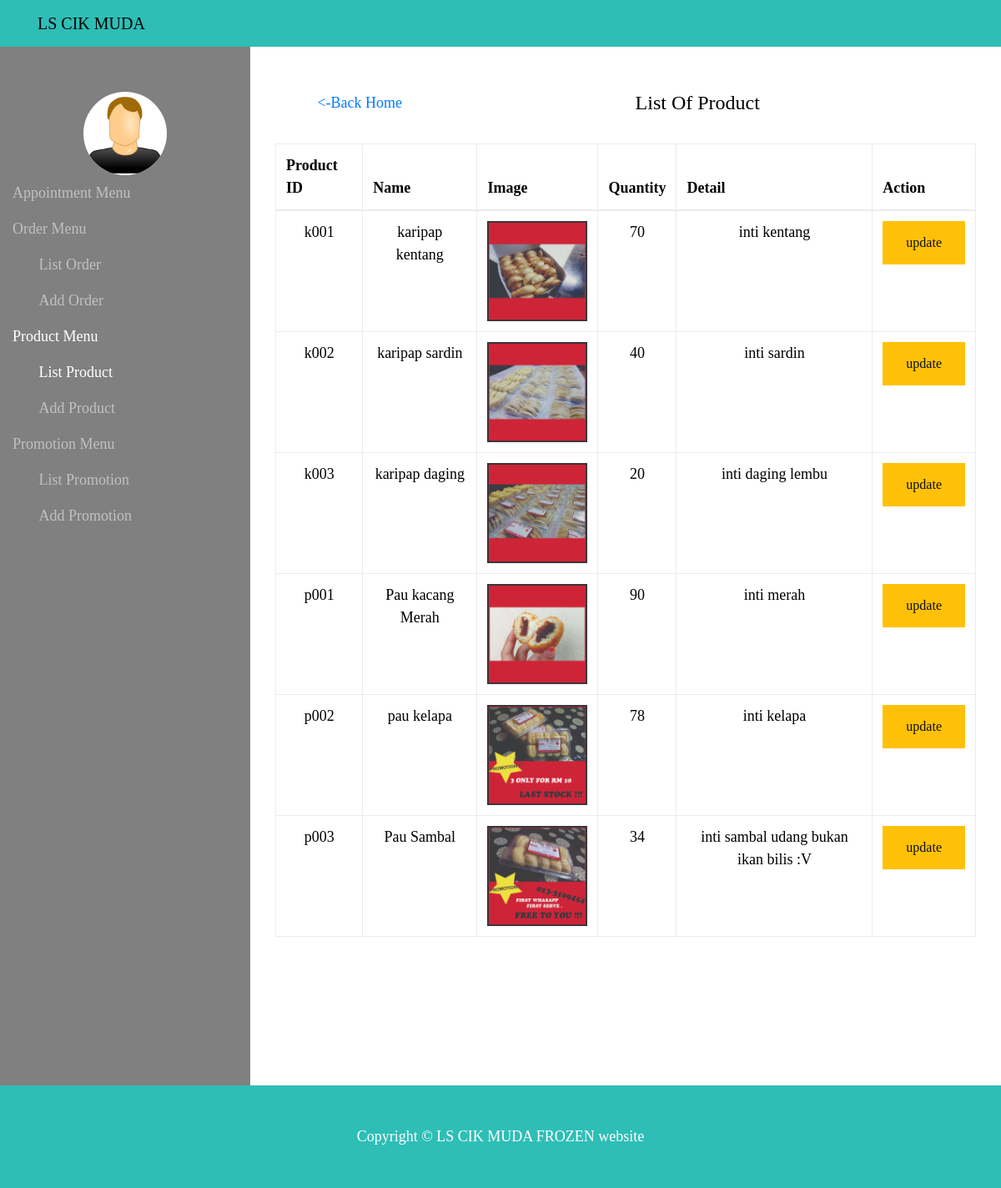
The page /staff/listproduct.php (signed in) on the database its author committed.
### tables this page shows
CREATE TABLE IF NOT EXISTS `product` (
  `productid` varchar(10) NOT NULL,
  `productname` varchar(50) NOT NULL,
  `image` varchar(100) NOT NULL,
  `quantity` int(4) NOT NULL,
  `price` int(3) NOT NULL,
  `detail` varchar(100) NOT NULL
);

### staff/listproduct.php (the view, shortened to what this page needs)
<?php
  include '../connect/dbconfig.php';
?>
<!DOCTYPE html>
<html lang="en">
<head>
  <link href="../vendor/bootstrap/css/bootstrap.css" rel="stylesheet">
  <link href="../css/shop-homepage.css" rel="stylesheet">
</head>
<body>
  <nav class="navbar navbar-expand-lg navbar-dark bg-dark fixed-top">
    <div class="container">
      <a class="navbar-brand" href="#">LS CIK MUDA</a>
    </div>
  </nav>
  <div class="col-lg-12">
    <div class="row">
     <div class="col-3" style="background-color: gray; ">
        <nav class="navbar-dark">
          <br><br>
          <div style="text-align:center;">
            <img src="../icon/usericon.png" alt="Avatar" style="text-align:center; width:100px; background-color:white; border-radius: 50%;" align="middle">
          </div>
          <div id="navbarResponsive">
            <ul class="navbar-nav ml-auto">
              <li class="nav-item ">
                <a class="nav-link" href="../staff/appointment.php">Appointment Menu</a>
              </li>
              <li class="nav-item ">
                <a class="nav-link" href="../staff/listorder.php">Order Menu</a>
                <ul class="navbar-nav ml-auto">
                  <li  class="nav-item "><a class="nav-link" href="../staff/listorder.php"> &nbsp;  &nbsp;  &nbsp;  &nbsp;List Order</a></li>
                  <li  class="nav-item "><a class="nav-link" href="../staff/addorder.php"> &nbsp;  &nbsp;  &nbsp;  &nbsp;Add Order</a></li>
                </ul>
              </li>
              <li class="nav-item active">
                <a class="nav-link" href="../staff/listproduct.php">Product Menu</a>
                <ul class="navbar-nav ml-auto">
                  <li  class="nav-item active"><a class="nav-link" href="../staff/listproduct.php"> &nbsp;  &nbsp;  &nbsp;  &nbsp;List Product</a></li>
                  <li  class="nav-item"><a class="nav-link" href="../staff/addproduct.php"> &nbsp;  &nbsp;  &nbsp;  &nbsp;Add Product</a></li>
                </ul>
              </li>
              <li class="nav-item ">
                <a class="nav-link" href="../staff/listpromotion.php">Promotion Menu</a>
                <ul class="navbar-nav ml-auto">
                  <li  class="nav-item"><a class="nav-link" href="../staff/listpromotion.php"> &nbsp;  &nbsp;  &nbsp;  &nbsp;List Promotion</a></li>
                  <li  class="nav-item"><a class="nav-link" href="../staff/addpromotion.php"> &nbsp;  &nbsp;  &nbsp;  &nbsp;Add Promotion</a></li>
                  <br><br><br><br>
                </ul>
              </li>
            </ul>
          </div>
        </nav>
      </div>
      <div class="col-9" style="background-color: white; text-align: center;">
        <div class="container">
          <br><br>
          <div class="row col-lg-12">
          <div class="col-lg-3"><a href="../staff/staffhome.php"><-Back Home</a></div><div class="col-lg-9"><h4>List Of Product</h4></div><div class="col-lg-3" style="text-align:right"></div>
        </div>
        <br>
            <table class="table table-bordered">
            <thead>
              <tr>
                <th>Product ID</th>
                <th>Name</th>
                <th>Image</th>
                <th>Quantity</th>
                <th>Detail</th>
                <th>Action</th>
              </tr>
            </thead>
            <tbody>
                       <?php
                 $sql="SELECT * FROM product";
                 $result=mysqli_query($conn,$sql);
                 while ($row=mysqli_fetch_assoc($result)) {
                ?>
                <tr>
                <td><?php echo $row['productid'] ?></td>
                <td><?php echo $row['productname']   ?></td>
                <td><img src="../uploads/<?php echo $row['image'] ?>" height="120" width="120"></td>
                <td><?php echo $row['quantity']   ?></td>
                <td><?php echo $row['detail']   ?></td>
                <td><button  onclick="myFunction()" type="button" class="btn btn-warning">update</button></td>
                </tr>
                <?php
              }
                ?>
            </tbody>
          </table>
         <br><br><br><br><br><br>
        </div>
      </div>
    </div>
  </div>
  <footer class="py-5 bg-dark">
    <div class="container">
      <p class="m-0 text-center text-white">Copyright &copy; LS CIK MUDA FROZEN website</p>
    </div>
  </footer>
</body>
</html>

### css/shop-homepage.css (style rules this page uses)
body { padding-top: 54px; }
@media (min-width: 992px) { body { padding-top: 56px; } }

### rows shown on the page
product: productid "k001", productname "karipap kentang", image (picture), quantity "70", detail "inti kentang"
product: productid "k002", productname "karipap sardin", image (picture), quantity "40", detail "inti sardin"
product: productid "k003", productname "karipap daging", image (picture), quantity "20", detail "inti daging lembu"
product: productid "p001", productname "Pau kacang Merah", image (picture), quantity "90", detail "inti merah"
product: productid "p002", productname "pau kelapa", image (picture), quantity "78", detail "inti kelapa"
product: productid "p003", productname "Pau Sambal", image (picture), quantity "34", detail "inti sambal udang bukan ikan bilis :V"
